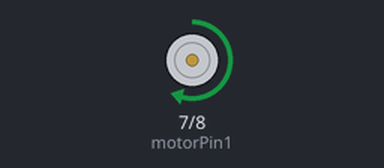
Bench run of a sketch on a simulated Arduino Uno, built with avr-gcc and run on an emulated ATmega328P. Shown: motor-driver pin pairs drawn as motors (green arrow = first pin HIGH = forward, orange = second pin HIGH = backward, longer = more drive, scaled by the enable pin). What the sketch prints to the serial monitor is not drawn.

Above: at 0.5 s.
Timing chart, 0 to 4.6 s (numbered marks = the images above):
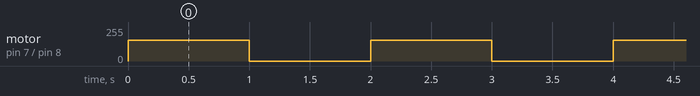

Measured:
- by itself, motor on pin 7 (motorPin1) / pin 8 (motorPin2): alternates forward 155/255 for 1.0 s and stopped for 1.0 s

The sketch:

0.j.ino
```cpp
int motorPin1 = 7;           // Motor driver IN1 pin
int motorPin2 = 8;           // Motor driver IN2 pin
int enablePin = 9;
void setup() {
  // put your setup code here, to run once:
  pinMode(motorPin1, OUTPUT); // Set motor control pins as output
  pinMode(motorPin2, OUTPUT);
  pinMode(enablePin, OUTPUT);
  Serial.begin(9600);
}

void loop() {
  runMotor(155);
  delay(1000);
  stopMotor();
  delay(1000);

}
void runMotor(int speed) {
  Serial.println("Motor running...");
  digitalWrite(motorPin1, HIGH); // Set motor direction
  digitalWrite(motorPin2, LOW);
  analogWrite(enablePin, speed); // Control motor speed with PWM (0-255)
}

// Function to stop the motor
void stopMotor() {
  Serial.println("Motor stopped.");
  digitalWrite(motorPin1, LOW);
  digitalWrite(motorPin2, LOW);
  analogWrite(enablePin, 0); // Stop motor by setting PWM to 0
}
```
